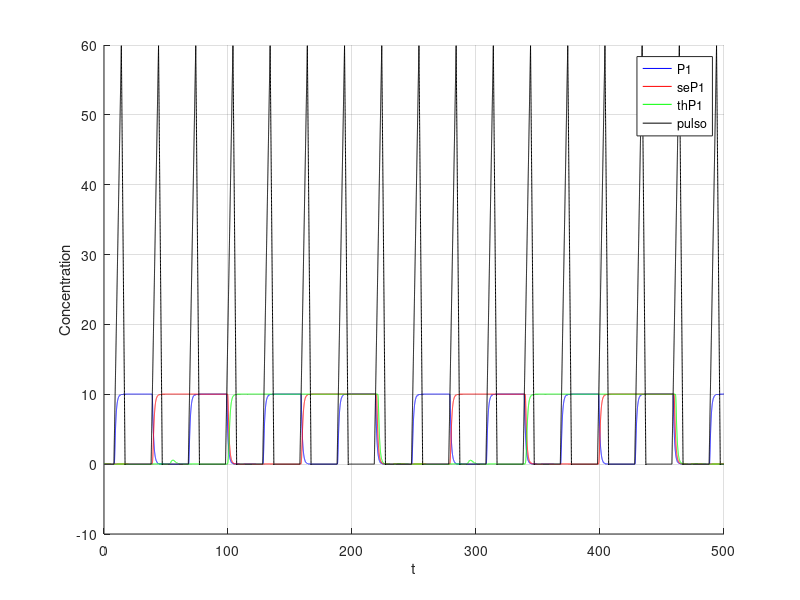

Write MATLAB code to recreate this figure.
clear;

dt=0.01; 
t=0:dt:500; 

%i = 1 ate 50.000

p1 = 0;
p2 = 2.5;
ii1 = 0;
ii2 = 0;

%
alpha0 = 0.1;

% maximal expression rates
km1 = 4;
km2 = 4;

%dissociation constant
kp1 = 1;
kp2 = 2;

% parametros do collins para os iis
beta2 =4;
gama2 = 4;

p1s = zeros(1, length(t));
p2s = zeros(1, length(t));

%input
pulso = zeros(1, length(t));

i1s = zeros(1, length(t));
i2s = zeros(1, length(t));


alpha1 = 10; alpha2 = 5;
beta = 4;
gama = 4;


%2 and 3 bits
%constants
k2 = 2;
k3 = 1.5;

%degradation rate
kd2 = 0.8;
kd3 = 0.9;
%end 2 and 3 bits

%-------------2bits---------------
% pulso para o segundo switch
pulso2 = zeros(1, length(t));
pulso2aux = 0;

sep1 = 0;
sep2 = 2.5;
seii1 = 0;
seii2 = 0;

% maximal expression rates
sekm1 = 1;
sekm2 = 1;

%dissociation constant
sekp1 = 1;
sekp2 = 2;

% parametros do collins para os iis
sebeta2 =4;
segama2 = 4;

sep1s = zeros(1, length(t));
sep2s = zeros(1, length(t));

sei1s = zeros(1, length(t));
sei2s = zeros(1, length(t));

sealpha1 = 10; sealpha2 = 5;
sebeta =4;
segama = 4;

%-------------3bits---------------
% pulso para o terceiroswitch
pulso3 = zeros(1, length(t));
pulso3aux = 0;

thp1 = 0;
thp2 = 2.5;
thii1 = 0;
thii2 = 0;

% maximal expression rates
thkm1 = 1;
thkm2 = 1;

%dissociation constant
thkp1 = 1;
thkp2 = 2;

% parametros do collins para os iis
thbeta2 =4;
thgama2 = 4;

thp1s = zeros(1, length(t));
thp2s = zeros(1, length(t));

thi1s = zeros(1, length(t));
thi2s = zeros(1, length(t));

thalpha1 = 10; thalpha2 = 5;
thbeta = 4;
thgama = 4;


soma = 0.1;
for i = 2:length(t)
%   pulsos
   if (mod(i, 3000) >800 && mod(i,3000)<1400)
     pulso(i) = pulso(i-1)+soma;
   endif
   
   if (mod(i, 3000) >=1400 && mod(i,3000)<1700)
     pulso(i) = pulso(i-1)-soma*2;
   endif
  
 
div = 1 + p1/kp1 + p2/kp2 + (p1*p2)/(kp1*kp2);
  
  
  dpdt = (  km1  *pulso(i) * ((1 + p1 / (kp1)) / div)     /   (1 + (ii2 / (1 + p1s(i) ) ) ^ beta2)   ) - ii1;
  ii1 = dpdt * dt + ii1;
  i1s(i) = ii1; 
  
  dpdt = (  km2  *pulso(i) * ((1 + p2 / (kp2)) / div)       /              (1 + (ii1 / (1 + p2s(i) ) ) ^ gama2)     ) - ii2;
  ii2 = dpdt * dt + ii2;
  i2s(i) = ii2; 
 
  dpdt = (alpha1 / (1 + (p2 / (1 + i2s(i) ) ) ^ beta )) - p1;
  p1 = dpdt * dt + p1;
  p1s(i) = p1;
  
  dpdt = (alpha2 / (1 + (p1 / (1 + i1s(i)) ) ^ gama)) - p2;
  p2 = dpdt * dt + p2;
  p2s(i) = p2;
  
  
%%  ----------2bits-----------
  dpdt =  k2*i1s(i) -kd2*pulso2aux;
  pulso2aux = dpdt * dt + pulso2aux;
  pulso2(i) = pulso2aux;
  
  sediv = 1 + sep1/sekp1 + sep2/sekp2 + (sep1*sep2)/(sekp1*sekp2);
  
  dpdt = (  sekm1  *pulso2(i) * ((1 + sep1 / (sekp1)) / sediv)     /   (1 + (seii2 / (1 + sep1s(i) ) ) ^ sebeta2)   ) - seii1;
  seii1 = dpdt * dt + seii1;
  sei1s(i) = seii1; 

  dpdt = (  sekm2  *pulso2(i) * ((1 + sep2 / (sekp2)) / sediv)       /              (1 + (seii1 / (1 + sep2s(i) ) ) ^ segama2)     ) - seii2;
  seii2 = dpdt * dt + seii2;
  sei2s(i) = seii2; 
 
  dpdt = (sealpha1 / (1 + (sep2 / (1 + sei2s(i) ) ) ^ sebeta )) - sep1;
  sep1 = dpdt * dt + sep1;
  sep1s(i) = sep1;
  
  dpdt = (sealpha2 / (1 + (sep1 / (1 + sei1s(i)) ) ^ segama)) - sep2;
  sep2 = dpdt * dt + sep2;
  sep2s(i) = sep2;

  
 %%  ----------3bits-----------
  dpdt =  k3*sei1s(i) -kd3*pulso3aux;
  pulso3aux = dpdt * dt + pulso3aux;
  pulso3(i) = pulso3aux;
  
  thdiv = 1 + thp1/thkp1 + thp2/thkp2 + (thp1*thp2)/(thkp1*thkp2);

  dpdt = (  thkm1  *pulso3(i) * ((1 + thp1 / (thkp1)) / thdiv)     /   (1 + (thii2 / (1 + thp1s(i) ) ) ^ thbeta2)   ) - thii1;
  thii1 = dpdt * dt + thii1;
  thi1s(i) = thii1; 

  dpdt = (  thkm2  *pulso3(i) * ((1 + thp2 / (thkp2)) / thdiv)       /              (1 + (thii1 / (1 + thp2s(i) ) ) ^ thgama2)     ) - thii2;
  thii2 = dpdt * dt + thii2;
  thi2s(i) = thii2;  
 
  dpdt = (thalpha1 / (1 + (thp2 / (1 + thi2s(i) ) ) ^ thbeta )) - thp1;
  thp1 = dpdt * dt + thp1;
  thp1s(i) = thp1;
  
  dpdt = (thalpha2 / (1 + (thp1 / (1 + thi1s(i)) ) ^ thgama)) - thp2;
  thp2 = dpdt * dt + thp2;
  thp2s(i) = thp2;
endfor

%figure;
%hold on;
%grid on;
%%plot(t, p1s, 'b;P1;', t ,p2s, 'r;P2;', t , pulso , 'k;pulso;');
%plot(t, p1s, 'b;P1;', t ,p2s, 'r;P2;', t , i2s, 'y;i2;', t ,i1s,'g;i1;', t , pulso , 'k;pulso;');
%xlabel('t');
%ylabel('Concentration');

%figure;
%hold on;
%grid on;
%%plot(t, p1s, 'b;P1;', t ,p2s, 'r;P2;', t , pulso , 'k;pulso;');
%plot(t, sep1s, 'b;seP1;', t ,sep2s, 'r;seP2;', t , sei2s, 'y;sei2;', t ,sei1s,'g;sei1;', t , pulso , 'k;pulso;', t, pulso2, 'm;pulso2;');
%xlabel('t');
%ylabel('Concentration');
%
%
%figure;
%hold on;
%grid on;
%%plot(t, p1s, 'b;P1;', t ,p2s, 'r;P2;', t , pulso , 'k;pulso;');
%plot(t, thp1s, 'b;thP1;', t ,thp2s, 'r;thP2;', t , thi2s, 'y;thi2;', t ,thi1s,'g;thi1;', t , pulso , 'k;pulso;', t, pulso3, 'm;pulso3;', t, sei1s, 'c;sei1s;');
%xlabel('t');
%ylabel('Concentration');

%outputs finais
figure;
hold on;
grid on;
%plot(t, p1s, 'b;P1;', t ,p2s, 'r;P2;', t , pulso , 'k;pulso;');
plot(t, p1s, 'b;P1;', t, sep1s, 'r;seP1;', t, thp1s, 'g;thP1;', t , pulso , 'k;pulso;');
xlabel('t');
ylabel('Concentration');